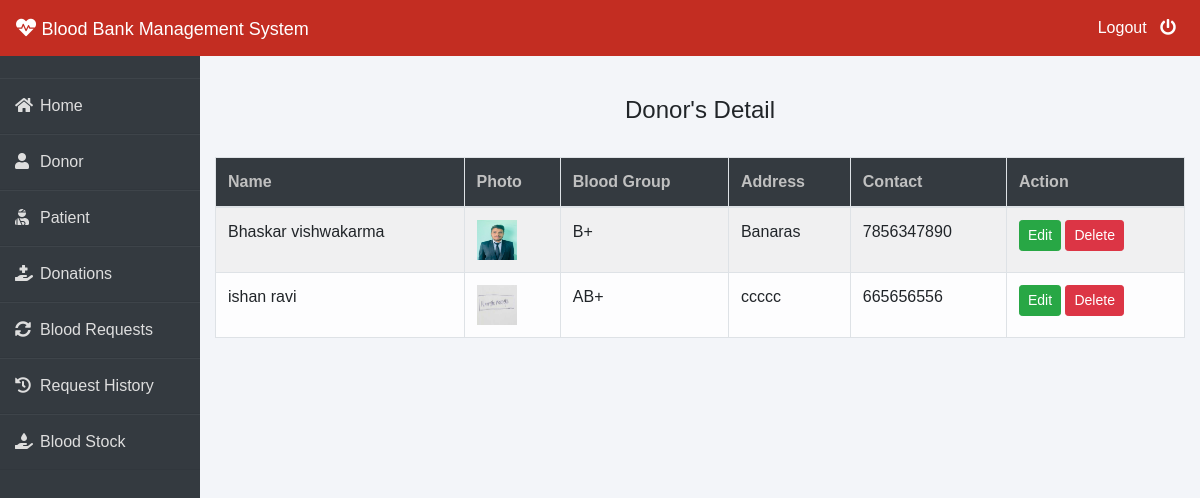
/admin-donor (signed in), run on the app's committed database.
### donor/models.py (models this page shows, shortened)
class Donor(models.Model):
    user=models.OneToOneField(User,on_delete=models.CASCADE)
    profile_pic= models.ImageField(upload_to='profile_pic/Donor/',null=True,blank=True)
    bloodgroup=models.CharField(max_length=10)
    address = models.CharField(max_length=40)
    mobile = models.CharField(max_length=20,null=False)
    @property
    def get_name(self):
        return self.user.first_name+" "+self.user.last_name

### blood/views.py (the view)
# urls.py: path('admin-donor', views.admin_donor_view,name='admin-donor'),
@login_required(login_url='adminlogin')
def admin_donor_view(request):
    donors=dmodels.Donor.objects.all()
    return render(request,'blood/admin_donor.html',{'donors':donors})

### templates/blood/admin_donor.html
{% extends 'blood/adminbase.html' %}
{% block content %}
{% load widget_tweaks %}
{%load static%}
<br><br>
<div class="container">
    <H4 class="text-center">Donor's Detail</H4><br>
    <table class="table table-light table-hover table-bordered table-striped">
        <thead class="bg-dark">
            <tr>
                <th scope="col" style="color: rgb(192, 192, 192);">Name</th>
                <th scope="col" style="color: rgb(192, 192, 192);">Photo</th>
                <th scope="col" style="color: rgb(192, 192, 192);">Blood Group</th>
                <th scope="col" style="color: rgb(192, 192, 192);">Address</th>
                <th scope="col" style="color: rgb(192, 192, 192);">Contact</th>
                <th style="color: rgb(192, 192, 192);">Action</th>
            </tr>
        </thead>
        <tbody>
            {% for t in donors %}
            <tr>
                <td> {{t.get_name}}</td>
                <td> <img src="{% static t.profile_pic.url %}" alt="Profile Pic" height="40px" width="40px" /></td>
                <td>{{t.bloodgroup}}</td>
                <td>{{t.address}}</td>
                <td>{{t.mobile}}</td>
                <td>
                    <button class="btn btn-success btn-sm"><a  style="text-decoration: none;color: white;" href="{% url 'update-donor' t.id  %}">Edit</a> </button>
                    <button class="btn btn-danger btn-sm"><a  style="text-decoration: none;color: white;" href="{% url 'delete-donor' t.id  %}">Delete</a> </button>
                </td>
            </tr>
            {% endfor %}
        </tbody>
    </table>
</div>
{% endblock content %}

### templates/blood/adminbase.html (style rules this page uses)
* { margin: 0; padding: 0; box-sizing: border-box; list-style: none; text-decoration: none; font-family: 'Josefin Sans', sans-serif; }
body { background-color: #f3f5f9; }

### data on the page
Donor: get_name "Bhaskar vishwakarma", profile_pic (picture), bloodgroup "B+", address "Banaras", mobile "7856347890"
Donor: get_name "ishan ravi", profile_pic (picture), bloodgroup "AB+", address "ccccc", mobile "665656556"
